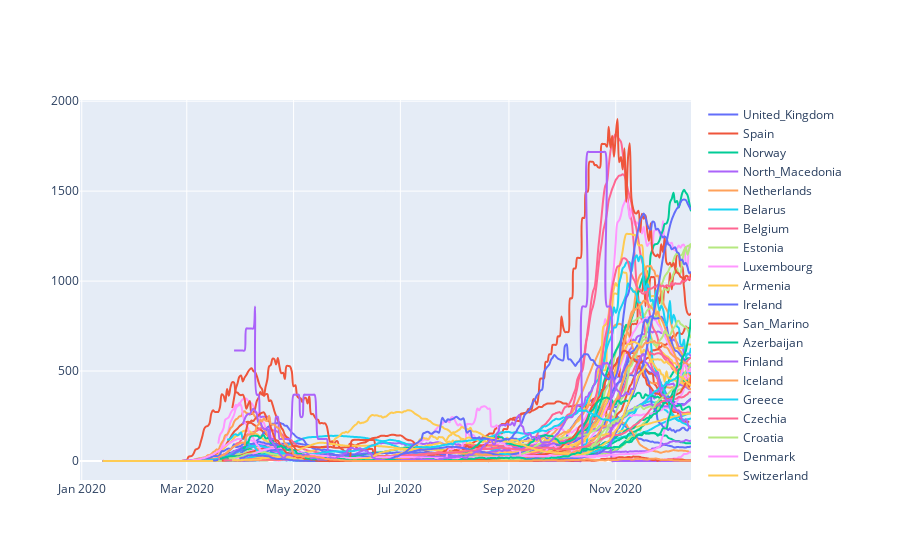

Notebook code cell kept with this figure:
### Markdown cell above
Create a line plot showing the `14-incidence` for all European countries. Use `groupby` operation to generate the data list for the plotly plot.

### Code cell
cdf_EU = cdf[cdf["Continent"] == "Europe"] 
cdf_EU = cdf_EU.sort_values(by = ["date_reported"])
EU_countries = cdf_EU["Country"].unique()
grp_country = cdf_EU[['Country','14d_incidence',"date_reported"]].groupby(cdf_EU['Country'])

x_list = []
y_list = []
fig = go.Figure()
for country in EU_countries:
    cdf_country_EU = cdf_EU[cdf_EU["Country"] == country] 
    fig.add_trace(go.Scatter(x=cdf_country_EU["date_reported"], y=cdf_country_EU["14d_incidence"], name=country,
                line_shape='spline'))
    y_list.append(cdf_country_EU["14d_incidence"])
    x_list.append(cdf_country_EU["date_reported"])
#fig = px.line(grp_country, x = "date_reported", y = "14d_incidence")

fig.show()
EU_countries

### Figure 1 — Plotly figure (JSON) as saved in the notebook; plotly's stock layout.template omitted (floating-point values rounded to 4 significant figures; data arrays with more than 128 entries replaced by an {"elided": "..."} marker saying what was removed)
{"data": [{"line": {"shape": "spline"}, "name": "United_Kingdom", "type": "scatter", "x": {"elided": "350 str values"}, "y": {"elided": "350 float values"}}, {"line": {"shape": "spline"}, "name": "Spain", "type": "scatter", "x": {"elided": "347 str values"}, "y": {"elided": "347 float values"}}, {"line": {"shape": "spline"}, "name": "Norway", "type": "scatter", "x": {"elided": "350 str values"}, "y": {"elided": "350 float values"}}, {"line": {"shape": "spline"}, "name": "North_Macedonia", "type": "scatter", "x": {"elided": "341 str values"}, "y": {"elided": "341 float values"}}, {"line": {"shape": "spline"}, "name": "Netherlands", "type": "scatter", "x": {"elided": "350 str values"}, "y": {"elided": "350 float values"}}, {"line": {"shape": "spline"}, "name": "Belarus", "type": "scatter", "x": {"elided": "342 str values"}, "y": {"elided": "342 float values"}}, {"line": {"shape": "spline"}, "name": "Belgium", "type": "scatter", "x": {"elided": "350 str values"}, "y": {"elided": "350 float values"}}, {"line": {"shape": "spline"}, "name": "Estonia", "type": "scatter", "x": {"elided": "345 str values"}, "y": {"elided": "345 float values"}}, {"line": {"shape": "spline"}, "name": "Luxembourg", "type": "scatter", "x": {"elided": "329 str values"}, "y": {"elided": "329 float values"}}, {"line": {"shape": "spline"}, "name": "Armenia", "type": "scatter", "x": {"elided": "341 str values"}, "y": {"elided": "341 float values"}}, {"line": {"shape": "spline"}, "name": "Ireland", "type": "scatter", "x": {"elided": "347 str values"}, "y": {"elided": "347 float values"}}, {"line": {"shape": "spline"}, "name": "San_Marino", "type": "scatter", "x": {"elided": "349 str values"}, "y": {"elided": "349 float values"}}, {"line": {"shape": "spline"}, "name": "Azerbaijan", "type": "scatter", "x": {"elided": "343 str values"}, "y": {"elided": "343 float values"}}, {"line": {"shape": "spline"}, "name": "Finland", "type": "scatter", "x": {"elided": "346 str values"}, "y": {"elided": "346 float values"}}, {"line": {"shape": "spline"}, "name": "Iceland", "type": "scatter", "x": {"elided": "350 str values"}, "y": {"elided": "350 float values"}}, {"line": {"shape": "spline"}, "name": "Greece", "type": "scatter", "x": {"elided": "348 str values"}, "y": {"elided": "348 float values"}}, {"line": {"shape": "spline"}, "name": "Czechia", "type": "scatter", "x": {"elided": "348 str values"}, "y": {"elided": "348 float values"}}, {"line": {"shape": "spline"}, "name": "Croatia", "type": "scatter", "x": {"elided": "347 str values"}, "y": {"elided": "347 float values"}}, {"line": {"shape": "spline"}, "name": "Denmark", "type": "scatter", "x": {"elided": "350 str values"}, "y": {"elided": "350 float values"}}, {"line": {"shape": "spline"}, "name": "Switzerland", "type": "scatter", "x": {"elided": "350 str values"}, "y": {"elided": "350 float values"}}, {"line": {"shape": "spline"}, "name": "Monaco", "type": "scatter", "x": {"elided": "338 str values"}, "y": {"elided": "338 float values"}}, {"line": {"shape": "spline"}, "name": "Sweden", "type": "scatter", "x": {"elided": "350 str values"}, "y": {"elided": "350 float values"}}, {"line": {"shape": "spline"}, "name": "Georgia", "type": "scatter", "x": {"elided": "347 str values"}, "y": {"elided": "347 float values"}}, {"line": {"shape": "spline"}, "name": "Germany", "type": "scatter", "x": {"elided": "350 str values"}, "y": {"elided": "350 float values"}}, {"line": {"shape": "spline"}, "name": "Austria", "type": "scatter", "x": {"elided": "350 str values"}, "y": {"elided": "350 float values"}}, {"line": {"shape": "spline"}, "name": "France", "type": "scatter", "x": {"elided": "350 str values"}, "y": {"elided": "350 float values"}}, {"line": {"shape": "spline"}, "name": "Romania", "type": "scatter", "x": {"elided": "348 str values"}, "y": {"elided": "348 float values"}}, {"line": {"shape": "spline"}, "name": "Lithuania", "type": "scatter", "x": {"elided": "341 str values"}, "y": {"elided": "341 float values"}}, {"line": {"shape": "spline"}, "name": "Italy", "type": "scatter", "x": {"elided": "349 str values"}, "y": {"elided": "349 float values"}}, {"line": {"shape": "spline"}, "name": "Russia", "type": "scatter", "x": {"elided": "350 str values"}, "y": {"elided": "350 float values"}}, {"line": {"shape": "spline"}, "name": "Portugal", "type": "scatter", "x": {"elided": "287 str values"}, "y": {"elided": "287 float values"}}, {"line": {"shape": "spline"}, "name": "Andorra", "type": "scatter", "x": {"elided": "276 str values"}, "y": {"elided": "276 float values"}}, {"line": {"shape": "spline"}, "name": "Latvia", "type": "scatter", "x": {"elided": "283 str values"}, "y": {"elided": "283 float values"}}, {"line": {"shape": "spline"}, "name": "Ukraine", "type": "scatter", "x": {"elided": "276 str values"}, "y": {"elided": "276 float values"}}, {"line": {"shape": "spline"}, "name": "Poland", "type": "scatter", "x": {"elided": "284 str values"}, "y": {"elided": "284 float values"}}, {"line": {"shape": "spline"}, "name": "Liechtenstein", "type": "scatter", "x": {"elided": "279 str values"}, "y": {"elided": "279 float values"}}, {"line": {"shape": "spline"}, "name": "Slovenia", "type": "scatter", "x": {"elided": "284 str values"}, "y": {"elided": "284 float values"}}, {"line": {"shape": "spline"}, "name": "Hungary", "type": "scatter", "x": {"elided": "284 str values"}, "y": {"elided": "284 float values"}}, {"line": {"shape": "spline"}, "name": "Faroe_Islands", "type": "scatter", "x": {"elided": "284 str values"}, "y": {"elided": "284 float values"}}, {"line": {"shape": "spline"}, "name": "Bosnia_and_Herzegovina", "type": "scatter", "x": {"elided": "277 str values"}, "y": {"elided": "277 float values"}}, {"line": {"shape": "spline"}, "name": "Serbia", "type": "scatter", "x": {"elided": "280 str values"}, "y": {"elided": "280 float values"}}, {"line": {"shape": "spline"}, "name": "Slovakia", "type": "scatter", "x": {"elided": "282 str values"}, "y": {"elided": "282 float values"}}, {"line": {"shape": "spline"}, "name": "Malta", "type": "scatter", "x": {"elided": "283 str values"}, "y": {"elided": "283 float values"}}, {"line": {"shape": "spline"}, "name": "Holy_See", "type": "scatter", "x": {"elided": "275 str values"}, "y": {"elided": "275 float values"}}, {"line": {"shape": "spline"}, "name": "Bulgaria", "type": "scatter", "x": {"elided": "280 str values"}, "y": {"elided": "280 float values"}}, {"line": {"shape": "spline"}, "name": "Moldova", "type": "scatter", "x": {"elided": "280 str values"}, "y": {"elided": "280 float values"}}, {"line": {"shape": "spline"}, "name": "Albania", "type": "scatter", "x": {"elided": "281 str values"}, "y": {"elided": "281 float values"}}, {"line": {"shape": "spline"}, "name": "Cyprus", "type": "scatter", "x": {"elided": "278 str values"}, "y": {"elided": "278 float values"}}, {"line": {"shape": "spline"}, "name": "Turkey", "type": "scatter", "x": {"elided": "276 str values"}, "y": {"elided": "276 float values"}}, {"line": {"shape": "spline"}, "name": "Kosovo", "type": "scatter", "x": {"elided": "275 str values"}, "y": {"elided": "275 float values"}}, {"line": {"shape": "spline"}, "name": "Montenegro", "type": "scatter", "x": {"elided": "272 str values"}, "y": {"elided": "272 float values"}}, {"line": {"shape": "spline"}, "name": "Guernsey", "type": "scatter", "x": {"elided": "270 str values"}, "y": {"elided": "270 float values"}}, {"line": {"shape": "spline"}, "name": "Jersey", "type": "scatter", "x": {"elided": "270 str values"}, "y": {"elided": "270 float values"}}, {"line": {"shape": "spline"}, "name": "Gibraltar", "type": "scatter", "x": {"elided": "270 str values"}, "y": {"elided": "270 float values"}}, {"line": {"shape": "spline"}, "name": "Isle_of_Man", "type": "scatter", "x": {"elided": "269 str values"}, "y": {"elided": "269 float values"}}], "layout": {}}
